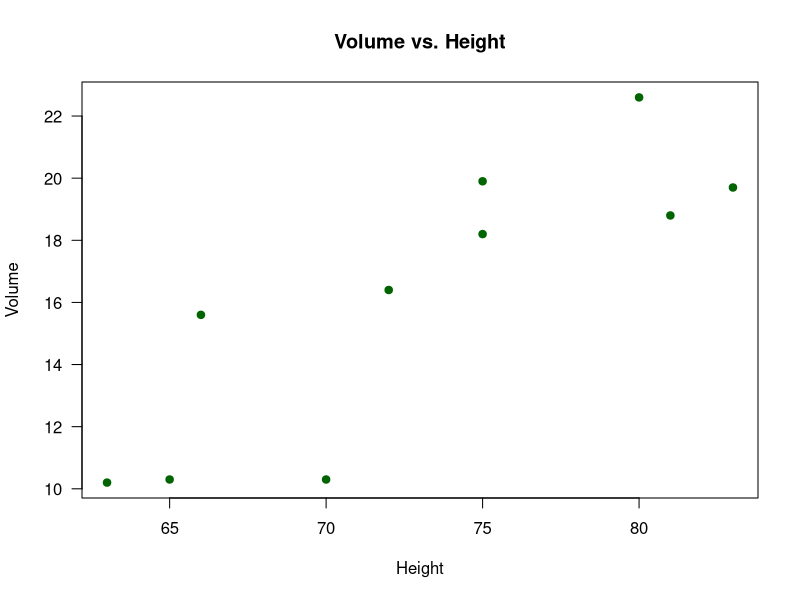
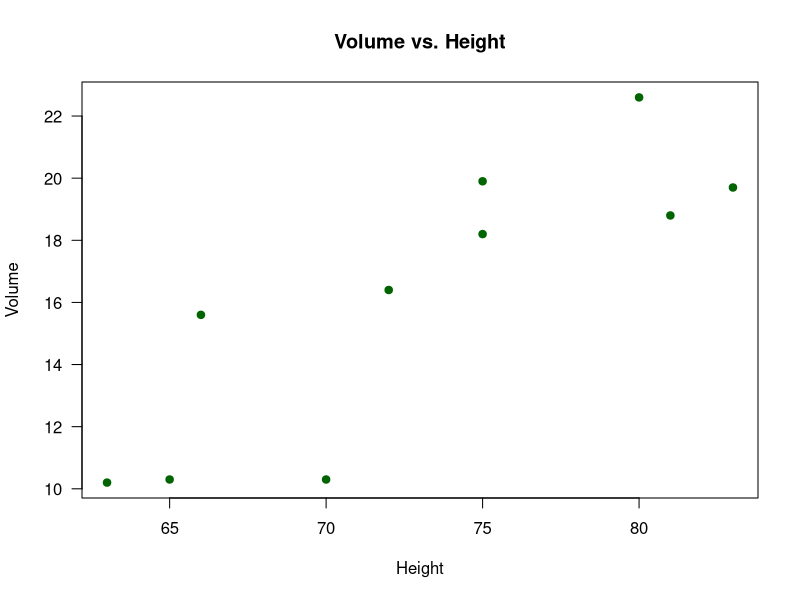
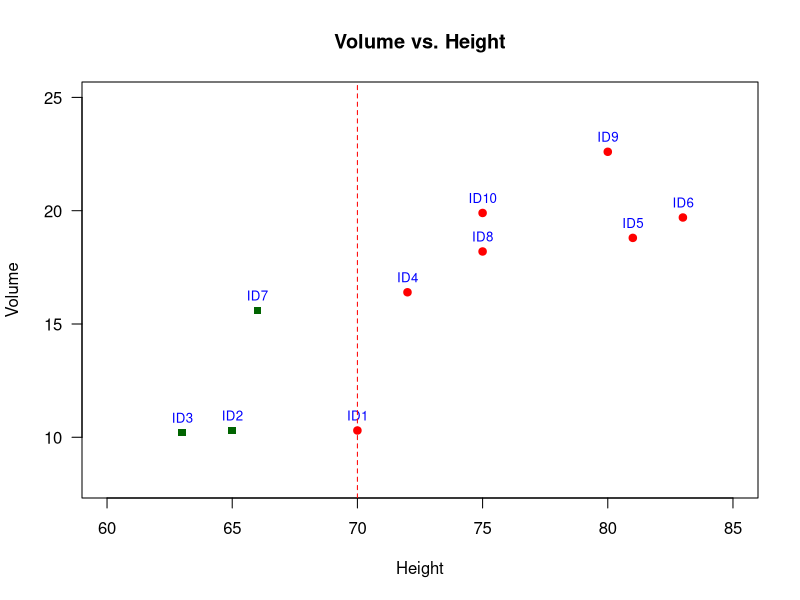
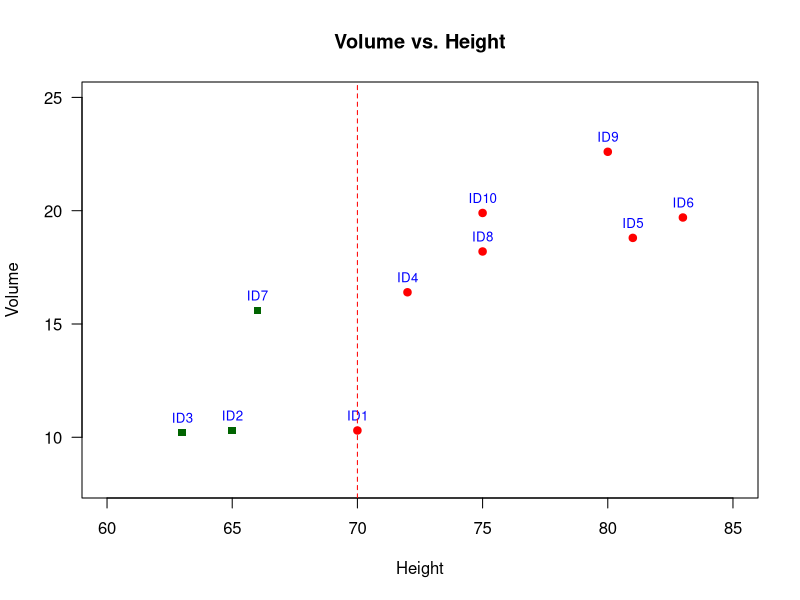
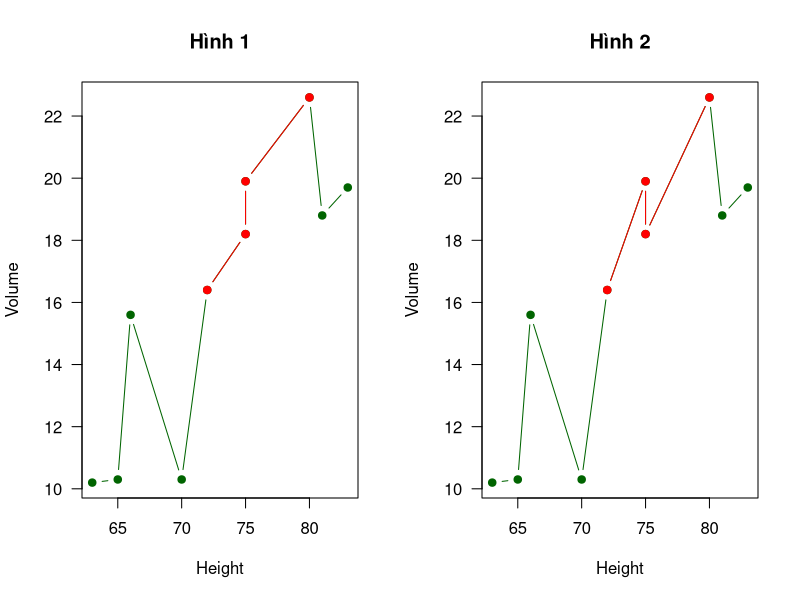
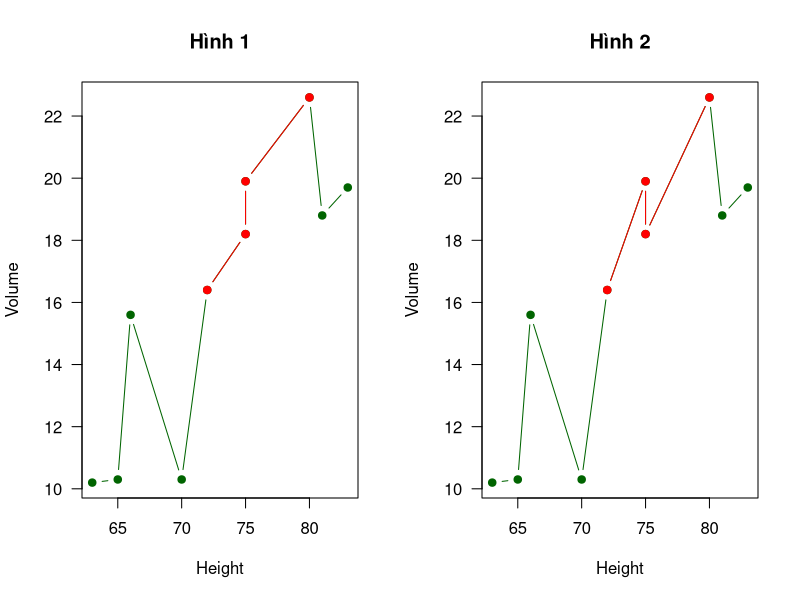
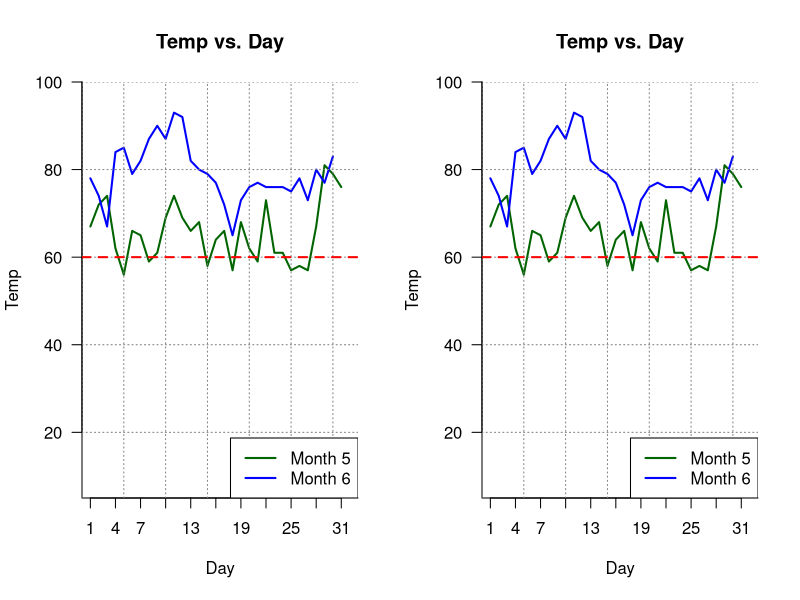
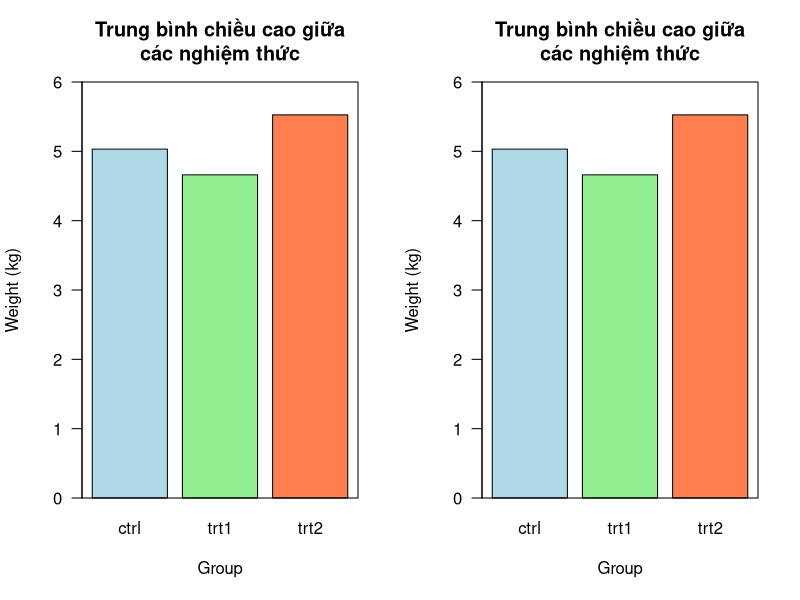

Generate these figures, in order, with R:
## ---- chunk 1
knitr::opts_chunk$set(message = FALSE,  
                      warning = FALSE)   
## ---- chunk 2
trees[1:10 , 2:3] -> df
df
## ---- chunk 3
plot(Volume ~ Height,
     data = df,
     pch = 19,
     col = "darkgreen",
     las = 1,
     main = "Volume vs. Height")
## ---- chunk 4
plot(Volume ~ Height,
     data = df,
     pch = 19,
     col = "darkgreen",
     las = 1,
     main = "Volume vs. Height")
## ---- chunk 5
df$ID <- paste0("ID", 1:10)
df
## ---- chunk 6
df$group <- ifelse(test = df$Height >= 70,
                   yes = "high",
                   no = "low")

df$group <- factor(df$group,
                   levels = c("low", "high"))

plot(Volume ~ Height,
     data = df,
     pch = c(15, 19)[df$group],
     col = c("darkgreen", "red")[df$group],
     las = 1,
     xlim = c(60, 85),
     ylim = c(8, 25),
     main = "Volume vs. Height")

text(x = df$Height,
     y = df$Volume,
     labels = df$ID,
     pos = 3,
     cex = 0.8,
     col = "blue")

abline(v = 70,
       lty = 2,
       col = "red")
## ---- chunk 7
df$group <- ifelse(test = df$Height >= 70,
                   yes = "high",
                   no = "low")

df$group <- factor(df$group,
                   levels = c("low", "high"))

df
## ---- chunk 8
plot(Volume ~ Height,
     data = df,
     pch = c(15, 19)[df$group],
     col = c("darkgreen", "red")[df$group],
     las = 1,
     xlim = c(60, 85),
     ylim = c(8, 25),
     main = "Volume vs. Height")

text(x = df$Height,
     y = df$Volume,
     labels = df$ID,
     pos = 3,
     cex = 0.8,
     col = "blue")

abline(v = 70,
       lty = 2,
       col = "red")
## ---- chunk 9
trees[1:10 , 2:3] -> df
df
## ---- chunk 10
library(dplyr)
df |> dplyr:::arrange(Height, Volume) -> df1

# df1

par(mfrow = c(1,2))

library(dplyr)
df |> dplyr:::arrange(Height, desc(Volume)) -> df2

# df2

plot(Volume ~ Height,
     type = "b",
     data = df1,
     pch = 19,
     col = "darkgreen",
     las = 1,
     main = "Hình 1")

points(Volume ~ Height,
     type = "b",
     data = df1[5:8, ],
     pch = 19,
     col = "red",
     las = 1,
     main = "Hình 1")

plot(Volume ~ Height,
     type = "b",
     data = df2,
     pch = 19,
     col = "darkgreen",
     las = 1,
     main = "Hình 2")

points(Volume ~ Height,
     type = "b",
     data = df2[5:8, ],
     pch = 19,
     col = "red",
     las = 1,
     main = "Hình 2")
## ---- chunk 11
library(dplyr)
df |> dplyr:::arrange(Height, Volume) -> df1

df1

par(mfrow = c(1,2))

library(dplyr)
df |> dplyr:::arrange(Height, desc(Volume)) -> df2

df2

plot(Volume ~ Height,
     type = "b",
     data = df1,
     pch = 19,
     col = "darkgreen",
     las = 1,
     main = "Hình 1")

points(Volume ~ Height,
     type = "b",
     data = df1[5:8, ],
     pch = 19,
     col = "red",
     las = 1,
     main = "Hình 1")

plot(Volume ~ Height,
     type = "b",
     data = df2,
     pch = 19,
     col = "darkgreen",
     las = 1,
     main = "Hình 2")

points(Volume ~ Height,
     type = "b",
     data = df2[5:8, ],
     pch = 19,
     col = "red",
     las = 1,
     main = "Hình 2")
## ---- chunk 12
df5 <- airquality[ , 4:6] |> subset(Month %in% c(5))
row.names(df5) <- NULL
df5

df6 <- airquality[ , 4:6] |> subset(Month %in% c(6))
row.names(df6) <- NULL
df6
## ---- chunk 13
plot(Temp ~ Day,
     type = "l",
     data = df5,
     pch = 19,
     col = "darkgreen",
     lwd = 2,
     las = 1,
     main = "Temp vs. Day",
     xlim = c(0, 33),
     ylim = c(5, 100),
     xaxs = "i",
     yaxs = "i",
     axes = F,
     bty = "l")


points(Temp ~ Day,
     type = "l",
     data = df6,
     pch = 19,
     lwd = 2,
     col = "blue")
     
     
axis(side = 1,
     at = seq(from = 1,
              to = 31,
              by = 3))

axis(side = 2,
     las = 2)

box(bty = "l")

grid(col = "gray50")

legend(x = "bottomright",
       y = NULL,
       legend = c("Month 5",
                  "Month 6"),
       col = c("darkgreen", "blue"),
       lwd = 2,
       lty = 1)

abline(h = 60,
       col = "red",
       lty = 2,
       lwd = 2)
## ---- chunk 14
plot(Temp ~ Day,
     type = "l",
     data = df5,
     pch = 19,
     col = "darkgreen",
     lwd = 2,
     las = 1,
     main = "Temp vs. Day",
     xlim = c(0, 33),
     ylim = c(5, 100),
     xaxs = "i",
     yaxs = "i",
     axes = F,
     bty = "l")


points(Temp ~ Day,
     type = "l",
     data = df6,
     pch = 19,
     lwd = 2,
     col = "blue")
     
     
axis(side = 1,
     at = seq(from = 1,
              to = 31,
              by = 3))

axis(side = 2,
     las = 2)

box(bty = "l")

grid(col = "gray50")

legend(x = "bottomright",
       y = NULL,
       legend = c("Month 5",
                  "Month 6"),
       col = c("darkgreen", "blue"),
       lwd = 2,
       lty = 1)

abline(h = 60,
       col = "red",
       lty = 2,
       lwd = 2)
## ---- chunk 15
library(dplyr)
PlantGrowth |> dplyr:::group_by(group) |> 
  dplyr:::summarise(mean_weight = mean(weight)) |> as.data.frame() -> df

df
## ---- chunk 16
a <- barplot(mean_weight ~ group,
        data = df,
        col = c("lightblue", "lightgreen", "coral"),
        xlab = "Group",
        ylab = "Weight (kg)",
        ylim = c(0, 6),
        las = 1,
        main = "Trung bình chiều cao giữa\ncác nghiệm thức")

# a

box()
## ---- chunk 17
a <- barplot(mean_weight ~ group,
        data = df,
        col = c("lightblue", "lightgreen", "coral"),
        xlab = "Group",
        ylab = "Weight (kg)",
        ylim = c(0, 6),
        # xlim = c(0.064 , 3.736),
        las = 1,
        main = "Trung bình chiều cao giữa\ncác nghiệm thức")

# tọa độ x0-x1, y0-y1 của đồ thị
par("usr")

# định vị tọa độ theo trục X của các cột
a

box()
## ---- chunk 18
library(dplyr)
PlantGrowth |> dplyr:::group_by(group) |> 
  dplyr:::summarise(mean_weight = mean(weight)) |> as.data.frame() -> df

df
## ---- chunk 19
a <- barplot(mean_weight ~ group,
        data = df,
        col = c("lightblue", "lightgreen", "coral"),
        xlab = "Group",
        ylab = "Weight (kg)",
        ylim = c(0, 6),
        las = 1,
        width = 1,
        space = 1,
        xlim = c(0,7),
        main = "Trung bình chiều cao giữa\ncác nghiệm thức")

# par("usr")
# a

box()
## ---- chunk 20
a <- barplot(mean_weight ~ group,
        data = df,
        col = c("lightblue", "lightgreen", "coral"),
        xlab = "Group",
        ylab = "Weight (kg)",
        ylim = c(0, 6),
        las = 1,
        width = 1,
        space = 1,
        # set tham số xlim để chủ động sắp xếp cột nằm ở giữa plot
        # để biết xlim nên set như thế nào, ta cần đối chiếu kết quả
        # tọa độ từ lệnh par("usr") 
        xlim = c(0,7),
        main = "Trung bình chiều cao giữa\ncác nghiệm thức")

par("usr")
a

box()
## ---- chunk 21
library(dplyr)
PlantGrowth |> dplyr:::group_by(group) |> 
  dplyr:::summarise(mean_weight = mean(weight)) |> as.data.frame() -> df

df
## ---- chunk 22
a <- barplot(mean_weight ~ group,
        data = df,
        col = c("lightblue", "lightgreen", "coral"),
        xlab = "Group",
        ylab = "Weight (kg)",
        ylim = c(4, 6),
        las = 1,
        main = "Trung bình chiều cao giữa\ncác nghiệm thức",
        xpd = F)

box()

text(x = a,
     y = df$mean_weight,
     labels = round(df$mean_weight, 2),
     pos = 3)
## ---- chunk 23
a <- barplot(mean_weight ~ group,
        data = df,
        col = c("lightblue", "lightgreen", "coral"),
        xlab = "Group",
        ylab = "Weight (kg)",
        ylim = c(4, 6),
        las = 1,
        main = "Trung bình chiều cao giữa\ncác nghiệm thức",
        xpd = F) # tham số xpd giúp cho R không vẽ lấn qua plot region

box()

text(x = a,
     y = df$mean_weight,
     labels = round(df$mean_weight, 2),
     pos = 3)
## ---- chunk 24
library(dplyr)
PlantGrowth |> dplyr:::group_by(group) |> 
  dplyr:::summarise(mean_weight = mean(weight),
                    sd_weight = sd(weight)) |> as.data.frame() -> df

df
## ---- chunk 25
a <- barplot(mean_weight ~ group,
        data = df,
        col = c("lightblue", "lightgreen", "coral"),
        xlab = "Group",
        ylab = "Weight (kg)",
        ylim = c(3, 7),
        las = 1,
        main = "Trung bình chiều cao giữa\ncác nghiệm thức",
        xpd = F)

box()

arrows(x0 = a,
       x1 = a,
       y0 = df$mean_weight - df$sd_weight,
       y1 = df$mean_weight + df$sd_weight,
       code = 3,
       angle = 90,
       length = 0.1,
       lwd = 1)

## ---- chunk 26
a <- barplot(mean_weight ~ group,
        data = df,
        col = c("lightblue", "lightgreen", "coral"),
        xlab = "Group",
        ylab = "Weight (kg)",
        ylim = c(3, 7),
        las = 1,
        main = "Trung bình chiều cao giữa\ncác nghiệm thức",
        xpd = F)

box()

a # ta định vị tọa độ các cột

arrows(x0 = a,
       x1 = a,
       y0 = df$mean_weight - df$sd_weight,
       y1 = df$mean_weight + df$sd_weight,
       code = 3,
       angle = 90,
       length = 0.1,
       lwd = 1)

## ---- chunk 27
